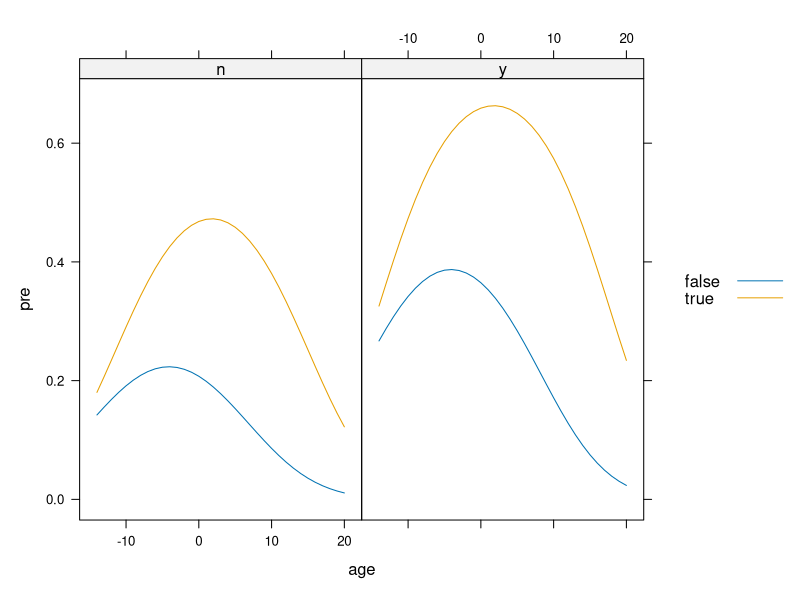
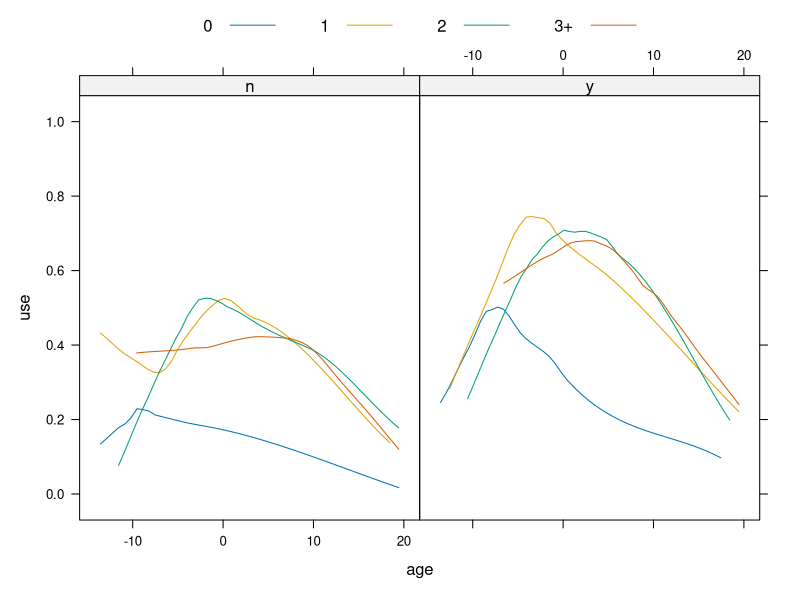

Source code (R) for these figures, in order:
# Redo in R: https://repsychling.github.io/SMLP2024/glmm.html

library("lme4")

dat <- read.table("data/contra.dat", header = TRUE)

dat$districtID <- factor(dat$districtID)
dat$childCode <- factor(dat$childCode,
                        levels = 1:4,
                        labels = c("0", "1", "2", "3+"))
dat$isUrban <- factor(dat$isUrban,
                      levels = 0:1,
                      labels = c("n", "y"))

# simplify names
names(dat) <- c("dist", "use", "livch", "age", "urban")

# The information recorded included woman’s age, the number of live children she
# has, whether she lives in an urban or rural setting, and the political
# district in which she lives.

pdf("slides/figures/contra_data.pdf", width = 6.5, height = 4.5)
lattice::xyplot(use ~ age | urban, dat, groups = livch,
                type = "smooth", auto.key = list(space = "top", columns = 4))
dev.off()

# library(ggplot2)
# 
# ggplot(dat, aes(x = age, y = use, color = livch)) +
#   geom_smooth(se = FALSE) +
#   facet_wrap(~ urban) +
#   theme_minimal() +
#   labs(color = "Livch")

# Smoothed relative frequency of contraception use versus centered age for women
# in the 1989 Bangladesh Fertility Survey

#contrasts(dat$urban) <- "contr.helmert"
#contrasts(dat$livch) <- "contr.treatment"   # default, but why not be explicit

# Fit model
gm1 <- glmer(use ~ age + I(age^2) + urban + livch + (1 | dist), data = dat,
             family = binomial("logit"),
             control = glmerControl(calc.derivs = FALSE))

# Create binary variable for livch

dat$children <- factor(ifelse(dat$livch == 0, "false", "true"),
                       levels = c("false", "true"))
#contrasts(dat$children) <- "contr.sum"

# Fit model with interaction
gm2 <- glmer(use ~ age * children + I(age^2) + urban + (1 | dist), data = dat,
             family = binomial("logit"),
             control = glmerControl(calc.derivs = FALSE))

# Compare models
data.frame(models = c("gm1", "gm2"),
           df = AIC(gm1, gm2)[, 1],
           AIC = AIC(gm1, gm2)[, 2],
           BIC = BIC(gm1, gm2)[, 2],
           deviance = c(deviance(gm1), deviance(gm2)))

# It turns out that there can be more difference between urban and rural
# settings within the same political district than there is between districts.

gm3 <- glmer(use ~ age * children + I(age^2) + urban + (1 | urban:dist),
             data = dat, family = binomial("logit"),
             control = glmerControl(calc.derivs = FALSE))

# Compare models
data.frame(models = c("gm1", "gm2", "gm3"),
           df = AIC(gm1, gm2, gm3)[, 1],
           AIC = AIC(gm1, gm2, gm3)[, 2],
           BIC = BIC(gm1, gm2, gm3)[, 2],
           deviance = c(deviance(gm1), deviance(gm2), deviance(gm3)))

# Notice that the parameter count in gm3 is the same as that of gm2 - the thing
# that has changed is the number of levels of the grouping factor- resulting in
# a much lower deviance for gm3. This reinforces the idea that a simple count of
# the number of parameters to be estimated does not always reflect the
# complexity of the model.

# Model predictions

newdat <- data.frame(children = factor(rep(c("true", "false"), each = 2)),
                     urban = factor(rep(c("y", "n"), times = 2)),
                     age = 0)

newdat$pre <- predict(gm3, type = "response", newdata = newdat, re.form = NA)

# Summary

# * From the data plot we can see a quadratic trend in the probability by age.
# * The patterns for women with children are similar and we do not need to
#   distinguish between 1, 2, and 3+ children.
# * We do distinguish between those women who do not have children and those
#   with children. This shows up in a significant age & children interaction
#   term.

# Plot predictions

newdat <- expand.grid(children = factor(c("true", "false")),
                      urban = factor(c("y", "n")),
                      age = -14:20)

newdat$pre <- predict(gm3, type = "response", newdata = newdat, re.form = NA)

lattice::xyplot(pre ~ age | urban, data = newdat, groups = children,
                type = "l",
                auto.key = TRUE)
